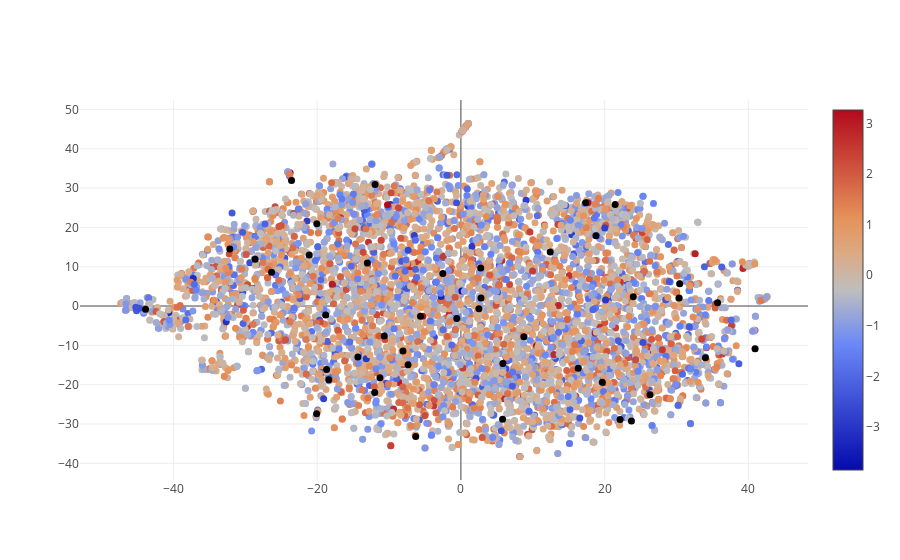

Notebook source saved alongside this figure:
### Code cell
from plotly.offline import download_plotlyjs, init_notebook_mode, plot, iplot

init_notebook_mode(connected=True)

import plotly.graph_objs as go

trace1 = go.Scatter(
    y = two_dimensional_songs['Y'],
    x = two_dimensional_songs['X'],
    text = two_dimensional_songs['song'],
    mode='markers',
    marker=dict(
        size='7',
        color = np.random.randn(5717), #set color equal to a variable
        colorscale='RdYlBl',
        showscale=True
    )
)
data = [trace1]

iplot(data)

### Figure 1 — Plotly figure (JSON) as saved in the notebook; plotly's stock layout.template omitted (floating-point values rounded to 4 significant figures; data arrays with more than 128 entries replaced by an {"elided": "..."} marker saying what was removed)
{"data": [{"marker": {"color": {"elided": "5717 float values"}, "colorscale": "Rd", "showscale": true, "size": "7"}, "mode": "markers", "text": {"elided": "5761 str values"}, "type": "scatter", "x": {"elided": "5761 float values"}, "y": {"elided": "5761 float values"}}], "layout": {}}
